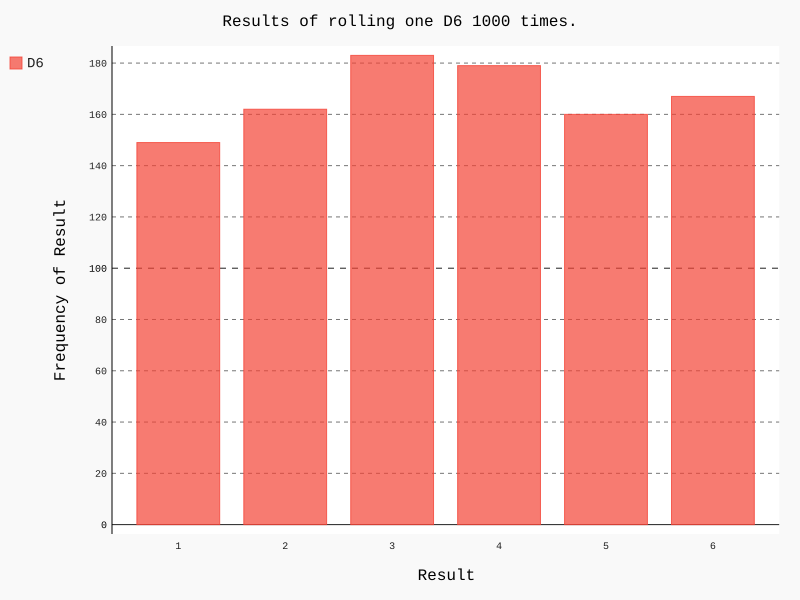

Here is the Python script that generated this plot:
from die import Die

import pygal

# 创建一个D6
die = Die()

# 掷几次骰子，并将结果存储在一个列表中
results = []
for roll_num in range(1000):
    result = die.roll()
    results.append(result)

# 分析结果
frequencies = []
for value in range(1, die.num_sides+1):
    frequency = results.count(value)
    frequencies.append(frequency)

# print(results)
# print(frequencies)

# 对结果进行可视化
hist = pygal.Bar()

hist.title = 'Results of rolling one D6 1000 times.'
hist.x_labels = ['1', '2', '3', '4', '5', '6']
hist.x_title = 'Result'
hist.y_title = 'Frequency of Result'

hist.add('D6', frequencies)
hist.render_to_file('die_visual.svg')
